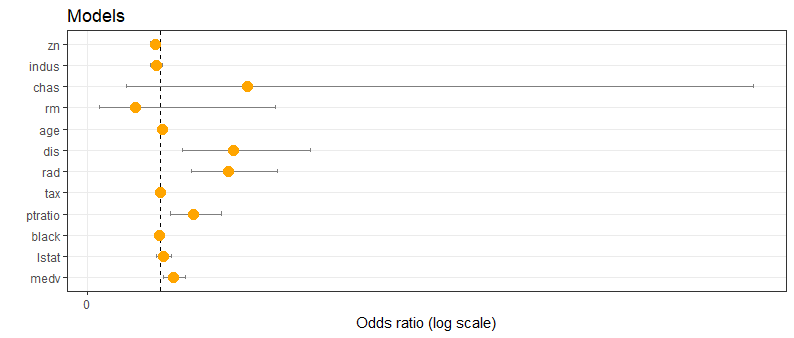

Source code (R):
library(ISLR)
library(caret)
library(car)
library(MASS)
set.seed(7)
data <- Boston

# Calculate median crime rate and set class to each row regarding
# if it is above or below median crime rate. Scale the orher data.
median_crim_rate <- median(data$crim)
classFromCrimRate <- function(x) {
  if (x > median_crim_rate) return (1)
  else return (0)
}
calculatedClass <- sapply(data$crim, classFromCrimRate)
# data <- data.frame(scale(data)) #Scaling is done before learning by method train.
data$Class <- calculatedClass
data$Class <- as.factor(data$Class)
data <- data[,-1]
nrow(data[data$Class == 1,])


# Prepare training and test set.
TrainingDataIndex <- createDataPartition(data$Class, p=0.75, list=FALSE)
trainingData <- data[TrainingDataIndex,]
testData <- data[-TrainingDataIndex,]
trainingLabels <- trainingData$Class
testLabels <- testData$Class
testDataWithoutClass <- testData[,-14]
prop.table(table(trainingLabels))


## Find the correlations between variables.
nearZeroVariables <- nearZeroVar(trainingData, saveMetrics = TRUE)
correlations <- cor(trainingData[,-14])
highCorrelations <- findCorrelation(correlations, cutoff = 0.75)

trainingDataCorr <- trainingData[,-drop(c(4,9))]
testDataCorr <- testData[,-drop(c(4,9))]
testDataCorrWithoutClass <- testDataCorr[,-12]


# Logistic Regression
lr_model_all <- train(Class~., data=trainingData, 
                      method='glm', family=binomial(link='logit'),
                      preProcess=c('scale', 'center'))
lr_pred_all <- predict(lr_model_all, testData[,-14])
confusionMatrix(lr_pred_all, testData$Class)

lr_model_corr <- train(Class ~ rad + nox,
                       data=trainingData, 
                       method='glm', family=binomial(link='logit'),
                       preProcess=c('scale', 'center'))
lr_pred_corr <- predict(lr_model_corr, testData[,-14])
confusionMatrix(lr_pred_corr, testData$Class)
vif(lr_model_corr$finalModel)


# LDA
LDA_model_all <- train(Class~., data=trainingData,
                       method='lda', 
                       preProcess=c('scale', 'center'))
LDA_pred_all <- predict(LDA_model_all, testData[,-14])
confusionMatrix(LDA_pred_all, testData$Class)

LDA_model_corr <- train(Class~., data=trainingDataCorr,
             method='lda', 
             preProcess=c('scale', 'center'))
LDA_pred_corr <- predict(LDA_model_corr, testDataCorr[,-12])
confusionMatrix(LDA_pred_corr, testDataCorr$Class)


# k-NN
knnGrid <- expand.grid(.k=c(2))
knn_model_all <- train(x=trainingData[,-14], method='knn',
                       y=trainingData$Class, 
                       preProcess=c('center', 'scale'), 
                       tuneGrid = knnGrid)
knn_model_corr <- train(x=trainingDataCorr[,-12], method='knn',
             y=trainingDataCorr$Class, 
             preProcess=c('center', 'scale'), 
             tuneGrid = knnGrid)
knn_pred <- predict(knn_model_all, testData[,-14])
confusionMatrix(knn_pred, testLabels)


# Plot the odds ratios and boundaries for logistic regression.
betasBac <- getBetas(summary(lr_model_all))
oddsRatiosBac <- getOddsRatios(betasBac)
standardErrorsBac <- getStandardErrors(lr_model_all)
boundsBac <- getBounds(oddsRatiosBac, betasBac, standardErrorsBac)
boundsBac<-boundsBac[!(boundsBac$OR > 10000),]

dev.off()
boxLabels = c("zn", "indus", "chas", "rm", "age", "dis", "rad", "tax", "ptratio", "black", "lstat", "medv")
yAxis = length(boxLabels):1
df <- data.frame(
  yAxis = length(boxLabels):1,
  boxOdds = c(boundsBac[2,1],boundsBac[3,1],boundsBac[4,1],boundsBac[5,1],boundsBac[6,1],boundsBac[7,1],boundsBac[8,1],boundsBac[9,1],boundsBac[10,1],boundsBac[11,1],boundsBac[12,1],boundsBac[13,1]),
  boxCILow = c(boundsBac[2,2],boundsBac[3,2],boundsBac[4,2],boundsBac[5,2],boundsBac[6,2],boundsBac[7,2],boundsBac[8,2],boundsBac[9,2],boundsBac[10,2],boundsBac[11,2],boundsBac[12,2],boundsBac[13,2]),
  boxCIHigh = c(boundsBac[2,3],boundsBac[3,3],boundsBac[4,3],boundsBac[5,3],boundsBac[6,3],boundsBac[7,3],boundsBac[8,3],boundsBac[9,3],boundsBac[10,3],boundsBac[11,3],boundsBac[12,3],boundsBac[13,3])
)
forestPlot(df, boxLabels, yAxis, "Models")
